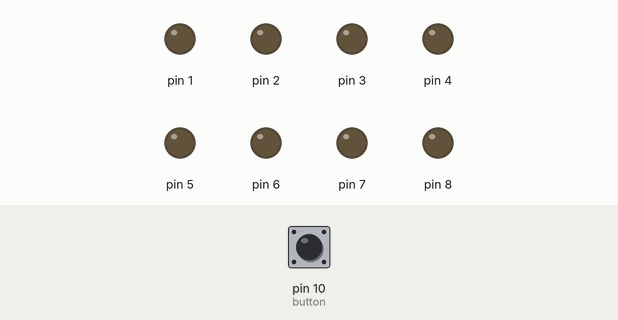
Bench run of a sketch on a simulated Arduino Uno, built with avr-gcc and run on an emulated ATmega328P. On the bench: output pins drawn as LEDs (lit = HIGH). The test bench sets the inputs (shaded band); at power-on: pin 10 (button) LOW. Random numbers use the default seed unless the sketch sets one.

Above: at 1.2 s.
1.3 s: pin 10 (button) pulled HIGH for 0.15 s
At 7.0 s:
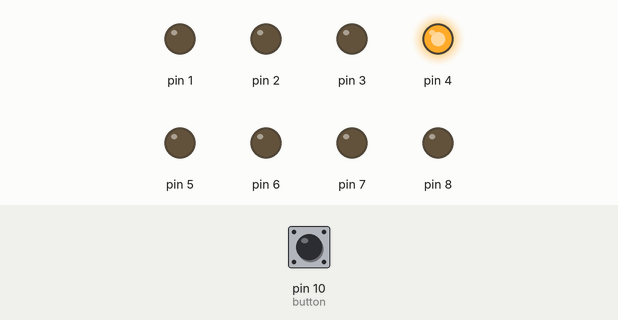
At 9.7 s:
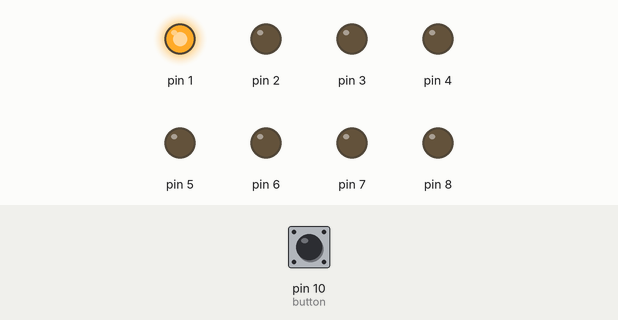
Timing chart, 0 to 10.3 s (numbered marks = the images above; inputs shaded):
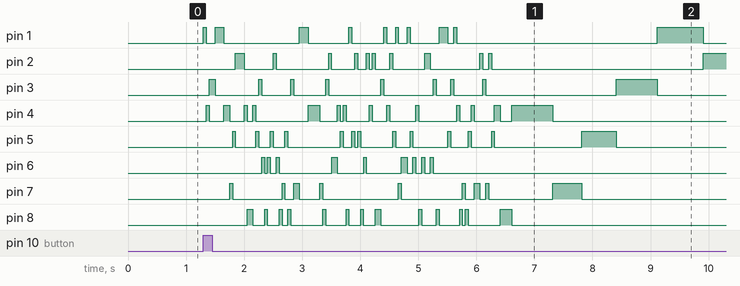

The sketch:

Randomiser_Try_Yourself.ino
```cpp
/*
 * Randomiser with 2 extra LEDs and a button
*/

int number;                     // sets the variable for the random number generator
int del;                        // sets the variable to determine the delay length
int randNo;                     // holds the value of the random number to send that pin HIGH )switch on the LED)
int button = 10;                // button pin number

void setup()
{
  pinMode (button, INPUT);         // set up the button as an input
  randomSeed(analogRead(0));                 // this is a random number generator function
  for (number = 1 ; number < 9; number++)   // for loop to choose the random number
  {
    pinMode(number, OUTPUT);           // makes the chosen pin an output
  }
}
void randomLED(int del)               // this function lights the appropriate LED for the appropriate amount of time
{
  randNo = random(1, 9);              // get a random number from 1 to 8
  digitalWrite(randNo, HIGH);         // switch on the matching LED on digital pin 1-6
  int buttonState = digitalRead(button);  // read the state of the button
  if (del > 0)
  {
     delay(del);                      // hold the LED on for the delay received
  }

  else if (del == 0)
  {
     delay(5000);                     // the delay entered was zero, LED on for 5 seconds
  }
   digitalWrite(randNo, LOW);         // turn off the LED
}

void loop()                          // this function generates the delay length
{
  int count;
  int buttonState = digitalRead(button);  // read the state of the button
  if (buttonState == 1)                   // if the button is pressed start the sequence
  {
  for ( count = 0 ; count < 100 ; count++ )  // cycle the LEDs around for effect 100 times
  {
    randomLED(50);                       // this is the delay (50ms) that is received by the randomLED function
  }

   for ( count = 1 ; count <= 10 ; count++ )   // this slows down the rate of change for the remaining flashes
  {
    randomLED(count * 100);             // this is the delay that is received by the randomLED function
  }
  randomLED(0);                         // stop at the final random number and LED, sends back a delay of 0
  }
}
```
